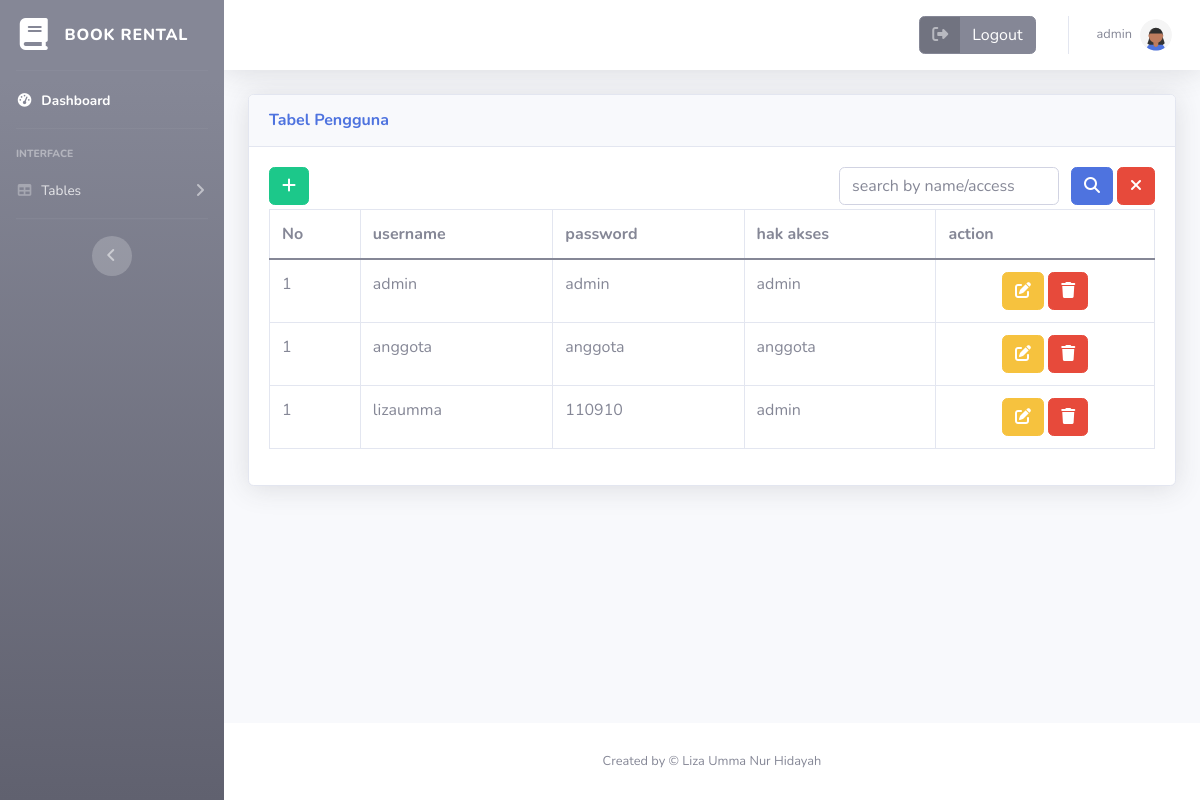
Screenshot of /pengguna.php (signed in) with the database file from the repository.
### tables this page shows
CREATE TABLE `pengguna` (
  `Id_user` int(11) NOT NULL,
  `Username` varchar(25) NOT NULL,
  `Password` varchar(8) NOT NULL,
  `Hak_akses` varchar(10) NOT NULL
);

### pengguna.php (the view)
<?php
include "header.php";
include "koneksi.php";
?>
<div class="container-fluid">
    <div class="card shadow mb-4">
        <div class="card-header py-3">
            <h6 class="m-0 font-weight-bold text-primary">Tabel Pengguna</h6>
        </div>
        <div class="card-body">
            <div class="d-flex mb-1 justify-content-between">
                <div>
                    <a href="insert_pengguna.php" class="btn btn-success"><span class="fa fa-plus"></span></a>
                </div>
                <div class="d-flex flex-row">
                    <div>
                        <form class="d-flex" action="" method="POST">
                            <input class="form-control me-2" type="text" placeholder="search by name/access" name="key">
                            <button class="btn btn-primary mx-1" type="submit" name="submit"><span class="fa fa-search"></span></button>
                        </form>
                    </div>
                    <div>
                        <a href="pengguna.php" class="btn btn-danger"><span class="fa fa-times"></span></a>
                    </div>
                </div>
            </div>
            <div class="table-responsive">
                <table class="table table-bordered" id="dataTable" width="100%" cellspacing="0">
                    <thead>
                        <tr>
                            <th>No</th>
                            <th>username</th>
                            <th>password</th>
                            <th>hak akses</th>
                            <th>action</th>
                        </tr>
                    </thead>
                    <tbody>
                        <?php if (isset($_POST['submit'])) {
                            $key = '%' . $_POST['key'] . '%';
                            $query = 'SELECT * FROM pengguna WHERE Username LIKE :name OR Hak_akses LIKE :hak';
                            $search = $koneksi->prepare($query);
                            $search->bindParam(':name', $key);
                            $search->bindParam(':hak', $key);
                            $search->execute();
                            foreach ($search as $value) {
                                $no = 1;
                        ?>
                                <tr>
                                    <td><?php echo $no++; ?></td>
                                    <td><?php echo $value['Username'] ?></td>
                                    <td><?php echo $value['Password'] ?></td>
                                    <td><?php echo $value['Hak_akses'] ?></td>
                                    <td class="text-center">
                                        <a href="update_pengguna.php?id=<?php echo $value['Id_user']; ?>" class="btn btn-warning">
                                            <span class="fa fa-edit"></span>
                                        </a>
                                        <a onclick=" confirm('Apakah yakin data akan di hapus?')" href="delete_pengguna.php?id=<?php echo $value['Id_user']; ?>" class="btn btn-danger">
                                            <span class="fa fa-trash"></span>
                                        </a>
                                    </td>
                                </tr>
                            <?php };
                        } else {
                            $query = $koneksi->prepare("SELECT * FROM pengguna");
                            $query->execute();
                            $data = $query->fetchAll();
                            foreach ($data as $value) {
                                $no = 1;
                            ?>
                                <tr>
                                    <td><?php echo $no++; ?></td>
                                    <td><?php echo $value['Username'] ?></td>
                                    <td><?php echo $value['Password'] ?></td>
                                    <td><?php echo $value['Hak_akses'] ?></td>
                                    <td class="text-center">
                                        <a href="update_pengguna.php?id=<?php echo $value['Id_user']; ?>" class="btn btn-warning">
                                            <span class="fa fa-edit"></span>
                                        </a>
                                        <a onclick="return confirm('Apakah yakin data akan di hapus?')" href="delete_pengguna.php?id=<?php echo $value['Id_user']; ?>" class="btn btn-danger">
                                            <span class="fa fa-trash"></span>
                                        </a>
                                    </td>
                                </tr>
                        <?php };
                        }; ?>
                    </tbody>
                </table>
            </div>
        </div>
    </div>
</div>
<?php include "footer.php"; ?>

### rows the page displays
pengguna: Username "admin", Password "admin", Hak_akses "admin"
pengguna: Username "anggota", Password "anggota", Hak_akses "anggota"
pengguna: Username "lizaumma", Password "110910", Hak_akses "admin"

### other values shown
$_SESSION['username'] "admin"
